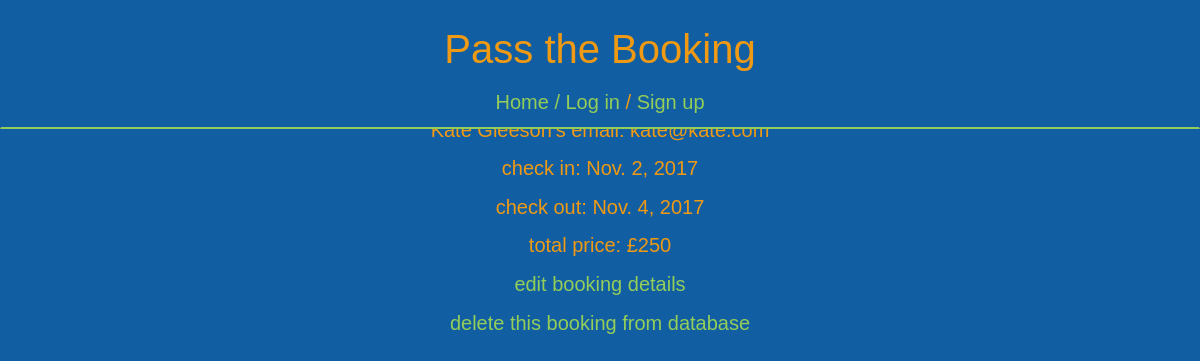
Screenshot of /bookings/1/ with the database file from the repository.
### pass_the_booking/models.py (models this page shows, shortened)
class Booking(models.Model):
    property = models.ForeignKey(Property, on_delete=models.CASCADE)
    check_in = models.DateField()
    check_out = models.DateField()
    guest_name = models.CharField(max_length=200)
    guest_email = models.EmailField(max_length=254)
    def total_price(self):
        return (self.check_out - self.check_in).days * self.property.price

class Property(models.Model):
    client = models.ForeignKey(Client, on_delete=models.CASCADE)
    address = models.TextField()
    price = models.IntegerField()
    bedrooms = models.IntegerField()
    internet = models.BooleanField()

### pass_the_booking/views/bookings.py (the view)
# urls.py: url(r'^bookings/(?P<pk>\d+)/$', views.booking_detail, name='booking_detail'),
def booking_detail(request, pk):
    booking = get_object_or_404(Booking, pk=pk)
    return render(request, 'pass_the_booking/bookings/booking_detail.html', {'booking': booking })

### pass_the_booking/templates/pass_the_booking/bookings/booking_detail.html
{% extends 'pass_the_booking/base.html' %}
{% block content %}
  <div>
    <p>property: <a href="{% url 'property_detail' pk=booking.property.pk %}">{{ booking.property.address }}</a></p>
    <p>host: <a href="{% url 'client_detail' pk=booking.property.client.pk %}">{{ booking.property.client.name }}</a></p>
    <p>guest: {{ booking.guest_name }}</p>
    <p>{{ booking.guest_name }}'s email: {{ booking.guest_email }}</p>
    <p>check in: {{ booking.check_in }}</p>
    <p>check out: {{ booking.check_out }}</p>
    <p>total price: £{{ booking.total_price }} </p>
  </div>
  <div>
    <p><a href="{% url 'booking_edit' pk=booking.pk %}">edit booking details</a></p>
    <p><a href="{% url 'booking_delete' pk=booking.pk %}">delete this booking from database</a></p>
  </div>
{% endblock %}

### pass_the_booking/static/css/pass_the_booking.css (style rules this page uses)
body { background-color: #125ea2; color: #f09a14; text-align: center; font-family: helvetica; font-size: 20; }
a { color: #93cd5a; }

### rows the page displays
Booking: guest_name "Kate Gleeson", guest_email "kate@kate.com", check_in "Nov. 2, 2017", check_out "Nov. 4, 2017", total_price "250"
